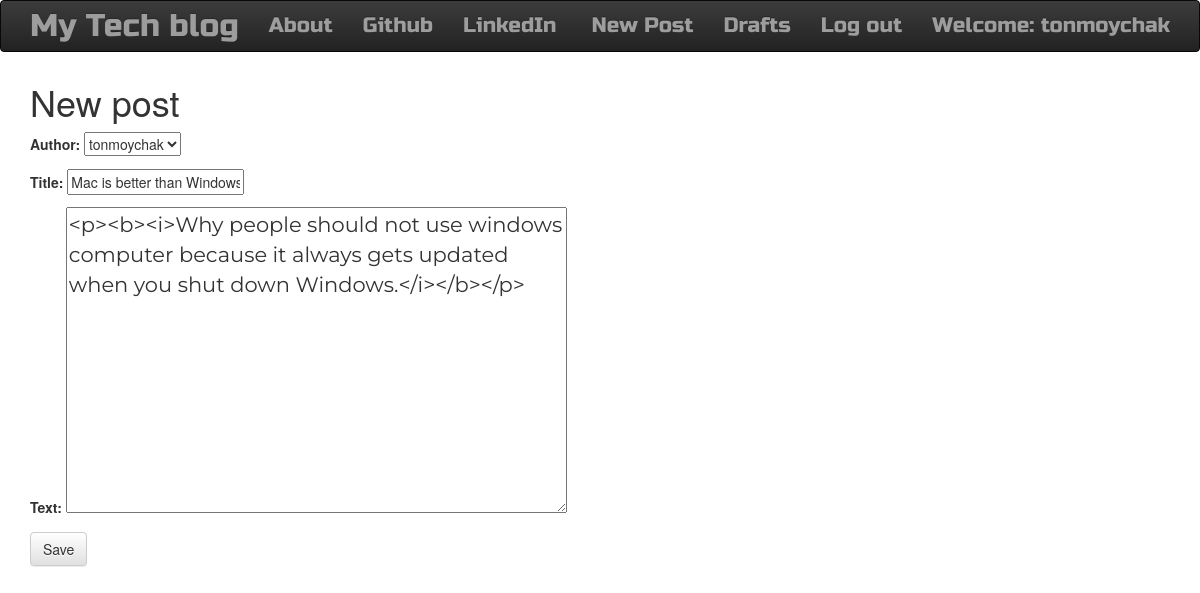
Screenshot of /post/1/edit/ (signed in) with the database file from the repository.
### blog/models.py (models this page shows, shortened)
class Post(models.Model):
    author = models.ForeignKey('auth.User',on_delete=models.CASCADE)
    title = models.CharField(max_length=200)
    text = models.TextField()
    created_date = models.DateTimeField(default=timezone.now)
    published_date = models.DateTimeField(blank=True, null=True)

### blog/views.py (the view)
# urls.py: url(r'^post/(?P<pk>\d+)/edit/$', views.PostUpdateView.as_view(), name='post_edit'),
class PostUpdateView(LoginRequiredMixin,UpdateView):
    login_url = '/login/'
    redirect_field_name = 'blog/post_detail.html'
    form_class = PostForm
    model = Post

### blog/forms.py
class PostForm(forms.ModelForm):
    class Meta:
        model = Post
        fields = ('author','title', 'text',)
        widgets = {
            'title': forms.TextInput(attrs={'class': 'textinputclass'}),
            'text': forms.Textarea(attrs={'class': 'editable medium-editor-textarea postcontent'}),
        }

### blog/templates/blog/post_form.html (shortened to what this page needs)
{% extends 'blog/base.html' %}
{% block content %}
    <h1>New post</h1>
    <form method="POST" class="post-form">
    {{form.as_p}}
    <button type="submit" class="save btn btn-default">Save</button>
    </form>
{% endblock %}

### blog/templates/blog/base.html (shortened to what this page needs)
<!DOCTYPE html>
{% load static %}
<html>
    <head>
        <link rel="stylesheet" href="https://maxcdn.bootstrapcdn.com/bootstrap/3.3.7/css/bootstrap.min.css">
        <link rel="stylesheet" href="https://maxcdn.bootstrapcdn.com/bootstrap/3.3.7/css/bootstrap-theme.min.css">
        <link rel="stylesheet" href="//cdn.jsdelivr.net/medium-editor/latest/css/medium-editor.min.css" type="text/css" media="screen" charset="utf-8">
        <link rel="stylesheet" href="{% static 'css/blog.css' %}">
<body class='loader'>
  <nav class="navbar navbar-inverse techfont custom-navbar">
    <div class="container">
      <ul class="nav navbar-nav">
        <li><a class='navbar-brand bigbrand' href="{% url 'post_list' %}">My Tech blog</a></li>
        <li><a href="{% url 'about'%}">About</a></li>
        <li><a href="https://www.github.com">Github</a></li>
        <li><a href="https://www.linkedin.com">LinkedIn</a></li>
      </ul>
      <ul class="nav navbar-nav navbar-right">
        {% if user.is_authenticated %}
        <li>
          <a href="{% url 'post_new' %}" >New Post</a>
        </li>
        <li>
          <a href="{% url 'post_draft_list' %}">Drafts</a>
        </li>
        <li>
          <a href="{% url 'logout' %}" >Log out</a>
        </li>
        <li>
          <a >Welcome: {{ user.username }}</a>
        </li>
          {% else %}
          <li><a class='nav navbar-right' href="{% url 'login' %}" ><span class="glyphicon glyphicon-user"></span></a></li>
        {% endif %}
      </ul>
  </div>
</nav>
        <div class="content container">
            <div class="row">
                <div class="col-md-8">
                  <div class="blog_posts">
                    {% block content %}
                    {% endblock %}
                  </div>
                </div>
            </div>
        </div>
</body>
</html>

### blog/static/css/blog.css (style rules this page uses)
.techfont { font-family: 'Russo One', sans-serif; font-size: 1.5em; margin-bottom: 10px; }
.postcontent { font-family: 'Montserrat'; font-size: 1.5em; }
.bigbrand { font-size: 1.5em; }
.loader { filter:hue-rotate(0deg); color: linear-gradient(45deg,#0f8,#08f); animation:hue 5000ms infinite linear; }

### rows the page displays
Post: author "tonmoychak", title "Mac is better than Windows", text "<p><b><i>Why people should not use windows computer because it always gets updated when you shut down Windows.</i></b></p>"

### other values shown
{{ user.username }} "tonmoychak"
